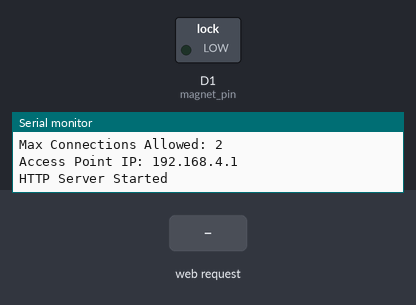
Recording of a sketch running on a simulated ESP8266 (Wemos D1 mini). Parts: switched loads named in the sketch (green lamp = pin HIGH), the last lines printed to the serial monitor. Dashed ring = blinking. Inputs (shaded band) come from the test bench.

Above: at 1.2 s.
1.3 s: HTTP request GET /magneton received
At 2.1 s:
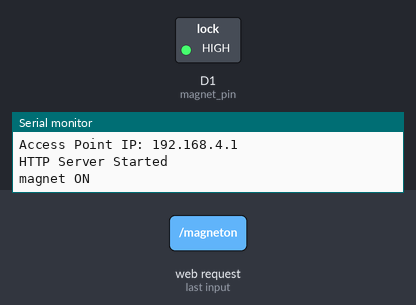
5.8 s: HTTP request GET /magnetoff received
At 6.6 s:
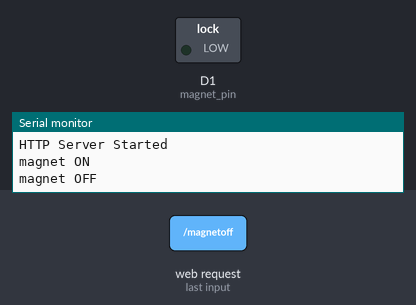
Timing chart, 0 to 8.8 s (numbered marks = the images above; inputs shaded):
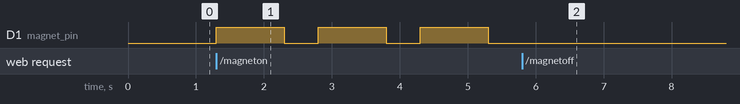

Measured:
- after the input at 1.3 s, D1 (magnet_pin): alternates HIGH for 1.0 s and LOW for 0.50 s, starting at once
- after the input at 5.8 s, D1 (magnet_pin): stops changing and stays LOW

The sketch:

magictrickrelay.ino
```cpp
// (licence header left out)
#include <ESP8266WiFi.h>
#include <ESP8266WebServer.h>

/*Specifying the SSID and Password of the AP*/

const char* ssid = "TrudyNet7315"; //Access Point SSID
const char* password= "Test123456"; //Access Point Password
uint8_t max_connections=2;//Maximum Connection Limit for AP
int current_stations=0, new_stations=0;

//Specifying the Webserver instance to connect with HTTP Port: 80
ESP8266WebServer server(80);

//Specifying the Pins connected from magnet to Wemos
uint8_t magnet_pin=D1;

//Specifying the boolean variables indicating the status of wemos to Magnet
bool magnet_status=false;

void setup() {
  //Start the serial communication channel
  Serial.begin(115200);
  Serial.println();

  //Output mode for the magnet Pins
  pinMode(magnet_pin,OUTPUT);

  //Setting the AP Mode with SSID, Password, and Max Connection Limit
  if(WiFi.softAP(ssid,password,1,false,max_connections)==true)
  {
    Serial.print("Access Point is Created with SSID: ");
    Serial.println(ssid);
    Serial.print("Max Connections Allowed: ");
    Serial.println(max_connections);
    Serial.print("Access Point IP: ");
    Serial.println(WiFi.softAPIP());
  }
  else
  {
    Serial.println("Unable to Create Access Point");
  }

  //Specifying the functions which will be executed upon corresponding GET request from the client
  server.on("/",handle_OnConnect);
  server.on("/magneton",handle_magneton);
  server.on("/magnetoff",handle_magnetoff);
  server.onNotFound(handle_NotFound);

  //Starting the Server
  server.begin();
  Serial.println("HTTP Server Started");
}

void loop() {
  //Assign the server to handle the clients
  server.handleClient();

  //Continuously check how many stations are connected to Soft AP and notify whenever a new station is connected or disconnected
  new_stations=WiFi.softAPgetStationNum();

  if(current_stations<new_stations)//Device is Connected
  {
    current_stations=new_stations;
    Serial.print("New Device Connected to SoftAP... Total Connections: ");
    Serial.println(current_stations);
  }

  if(current_stations>new_stations)//Device is Disconnected
  {
    current_stations=new_stations;
    Serial.print("Device disconnected from SoftAP... Total Connections: ");
    Serial.println(current_stations);
  }

  //Turn the magnet ON/OFF as per their status set by the connected client

  //magnet
  if(magnet_status==false)
  {
    digitalWrite(magnet_pin,LOW);
  }
  else
  {
    digitalWrite(magnet_pin,HIGH);
    delay(1000);
    digitalWrite(magnet_pin,LOW);
    delay(500);
  }

}

void handle_OnConnect()
{
  Serial.println("Client Connected");
  server.send(200, "text/html", HTML());
}

void handle_magneton()
{
  Serial.println("magnet ON");
  magnet_status=true;
  server.send(200, "text/html", HTML());
}

void handle_magnetoff()
{
  Serial.println("magnet OFF");
  magnet_status=false;
  server.send(200, "text/html", HTML());
}

void handle_NotFound()
{
  server.send(404, "text/plain", "Not found");
}

String HTML()
{
  String msg="<!DOCTYPE html> <html>\n";
  msg+="<head><meta name=\"viewport\" content=\"width=device-width, initial-scale=1.0, user-scalable=no\">\n";
  msg+="<title>Magnet Control</title>\n";
  msg+="<style>html{font-family:Helvetica; display:inline-block; margin:0px auto; text-align:center; background-color:#2B2934;}\n";
  msg+="body{margin-top: 50px;} h1{color: #000000; margin: 50px auto 30px;} h3{color:#000000; margin-bottom: 50px;}\n";
  msg+=".button{display:block; width:80px; background-color:#f48100; border:none; color:white; padding: 13px 30px; text-decoration:none; font-size:25px; margin: 0px auto 35px; cursor:pointer; border-radius:4px;}\n";
  msg+=".button-on{background-color:#26282d;}\n";
  msg+=".button-on:active{background-color:#26282d;}\n";
  msg+=".button-off{background-color:#000000;}\n";
  msg+=".button-off:active{background-color:#000000;}\n";
  msg+="</style>\n";
  msg+="</head>\n";
  msg+="<body>\n";
  msg+="<h1>The Bell Magic Trick Server</h1>\n";
  msg+="<h3>Using Access Point (AP) Mode</h3>\n";

  if(magnet_status==false)
  {
    msg+="<p>MAGNET Status: OFF</p><a class=\"button button-on\" href=\"/magneton\">ON</a>\n";
  }
  else
  {
    msg+="<p>MAGNET Status: ON</p><a class=\"button button-off\" href=\"/magnetoff\">OFF</a>\n";
  }

  msg+="</body>\n";
  msg+="</html>\n";
  return msg;
}
```
